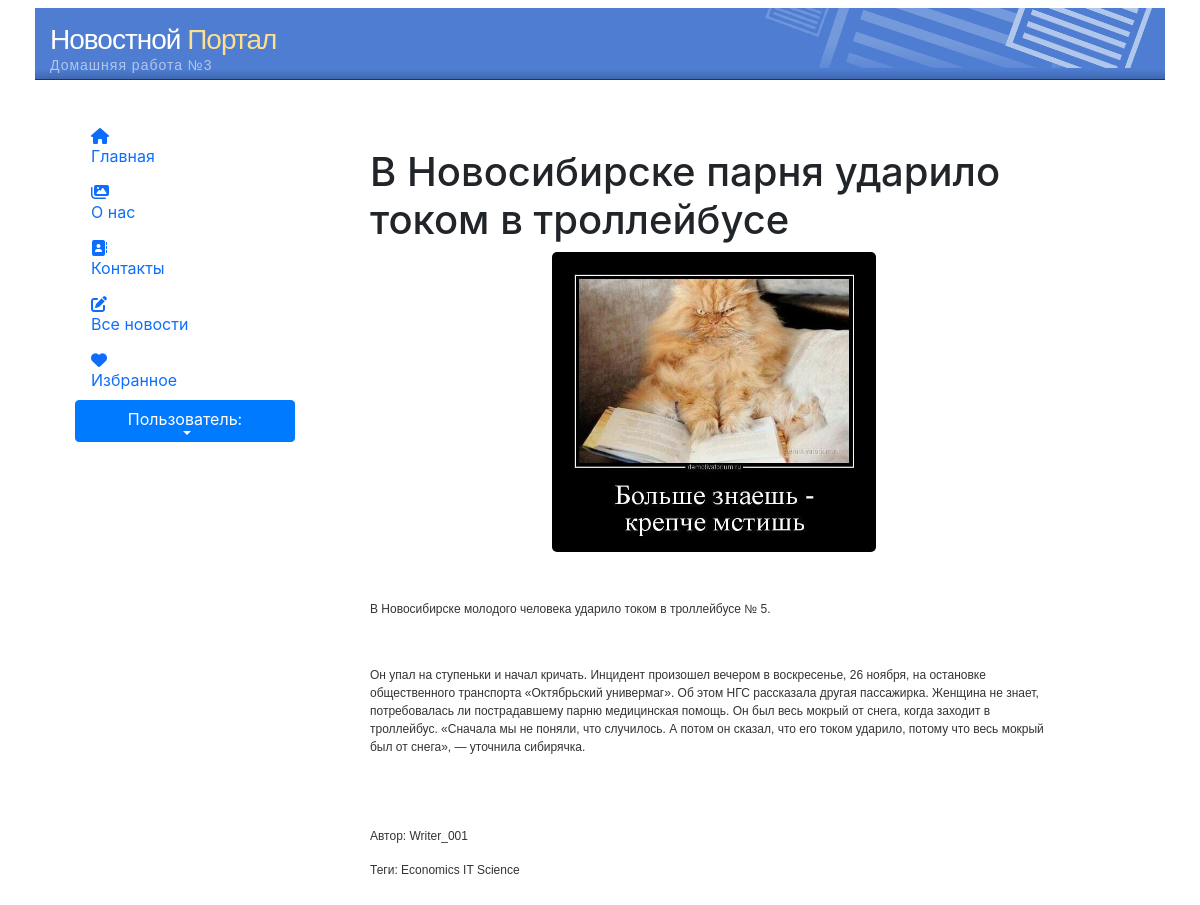
Page /news/show/8 on the committed database.
### news/models.py (models this page shows, shortened)
class Article(models.Model):
    categories = (('E','Economics'),
                  ('S','Science'),
                  ('IT','IT'))
    author = models.ForeignKey(User, on_delete=models.SET_NULL, null=True, verbose_name='Автор')
    title = models.CharField('Заголовок', max_length=50, default='')
    anouncement = models.TextField('Аннотация', max_length=250)
    text = models.TextField('Текст новости')
    date = models.DateTimeField('Дата создания', auto_now=True)
    category = models.CharField(choices=categories, max_length=50, default='', verbose_name='Категория')
    tags = models.ManyToManyField(to=Tag, blank=True, verbose_name='Тэги')
    slug = models.SlugField()
    class Meta:
        ordering = ['title', 'date']
        verbose_name = 'Новость'
        verbose_name_plural = 'Новости'

class Image(models.Model):
    article = models.ForeignKey(Article, on_delete=models.CASCADE)
    name = models.CharField(max_length=50, blank=True)
    image = models.ImageField(upload_to='article_images/')

class Tag(models.Model):
    title = models.CharField(max_length=80)
    status = models.BooleanField(default=True)
    class Meta:
        ordering = ['title','status']
        verbose_name = 'Тэг'
        verbose_name_plural = 'Тэги'

### news/views.py (the view)
# urls.py: path('show/<int:pk>', views.ArticleDetailView.as_view(), name='news_detail'),
class ArticleDetailView(ViewCountMixin, DetailView):
    model = Article
    template_name = 'news/news_detail.html'
    context_object_name = 'article'
    def get_context_data(self, **kwargs):
        context = super().get_context_data(**kwargs)
        current_object = self.object
        images = Image.objects.filter(article=current_object)
        context['images'] = images
        return context

### news/utils.py (called while the page is built)
def get_client_ip(request):
    x_forwrded_for = request.META.get('HTTP_X_FORWARDED_FOR')
    if x_forwrded_for:
        ip = x_forwrded_for.split(',')[0]
    else:
        ip = request.META.get('REMOTE_ADDR')
    return ip

    def get_object(self):
        obj = super().get_object()
        ip_address = get_client_ip(self.request)
        ViewCount.objects.get_or_create(article=obj, ip_address=ip_address)
        return obj

### users/templatetags/users_extras.py (called while the page is built)
@register.filter(name="has_group")
def has_group(user,group_name):
    return user.groups.filter(name=group_name).exists()

### news/templates/news/news_detail.html (shortened to what this page needs)
{% extends 'home01/index.html' %}
{% load static %}
{% load bootstrap5 %}
{% load users_extras %}
{% block content %}
<link rel="stylesheet" href="https://maxcdn.bootstrapcdn.com/bootstrap/4.0.0/css/bootstrap.min.css"
>
<div class="row" id="content">
    <div class="single_news">
        <div class="p-4 p-md-5" >
            <div class="col-md-11 px-0">
                <h1 > {{ article.title }}</h1>
                {% if article.image_set.all %}
                <div id="carouselControls" class="carousel slide" data-ride="carousel">
                    <div class="carousel-inner" role="listbox" style=" width:auto; height: 300px; !important;">
                        {% for image in article.image_set.all %}
                        <div class="carousel-item {% if forloop.counter == 1 %} active {% endif %}">
                            <img class="d-block" src="{{ image.image.url }}"
                                 style="margin:auto; height:300px; width:auto; border-radius:5px;">
                        </div>
                        {% endfor %}
                    </div>
                    <a class="carousel-control-prev" href="#carouselControls" role="button" data-slide="prev">
                        <span class="carousel-control-prev-icon" aria-hidden="true"></span>
                    </a>
                    <a class="carousel-control-next" href="#carouselControls" role="button" data-slide="next">
                        <span class="carousel-control-next-icon" aria-hidden="true"></span>
                    </a>
                </div>
                {% endif%}
                <p class="lead my-5">{{ article.anouncement }}</p>
                <p class="lead my-2">{{ article.text }}</p>
                <br><br>
                <p> Автор: {{ article.author }}</p>
                <p class="lead my-3">Теги: {% for t in article.tags.all %} {{ t.title }} {% endfor %}</p>
            </div>
        </div>
    </div>
</div>
{% endblock %}

### home01/static/home01/css/style.css (style rules this page uses)
body { text-align: center; margin-top:10px; margin-bottom:10px; color:#666666; background-color: #666666; }
#content { margin-top: 20px; margin-bottom: 0px; }
#content p { margin-top:15px; margin-bottom: 15px; font-family: verdana, arial, sans-serif; font-size: 12px; line-height: 18px; color: #333333; }

### rows in the picture
Article: title "В Новосибирске парня ударило током в троллейбусе", anouncement "В Новосибирске молодого человека ударило током в троллейбусе № 5.", text "Он упал на ступеньки и начал кричать. Инцидент произошел вечером в воскресенье, 26 ноября, на остановке общественного транспорта «Октябрьский универмаг». Об этом НГС рассказала другая пассажирка. Женщина не знает, потребовалась ли пострадавшему парню медицинская помощь. Он был весь мокрый от снега, когда заходит в троллейбус. «Сначала мы не поняли, что случилось. А потом он сказал, что его током ударило, потому что весь мокрый был от снега», — уточнила сибирячка.", author "Writer_001"
Image: image (picture)
Tag: title "Economics"
Tag: title "IT"
Tag: title "Science"
